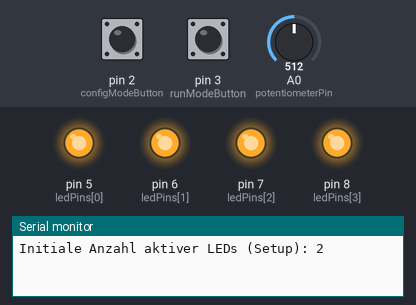
Bench run of a sketch on a simulated Arduino Uno, built with avr-gcc and run on an emulated ATmega328P. Parts: output pins drawn as LEDs (lit = HIGH), the last lines printed to the serial monitor. Inputs (shaded band) come from the test bench; at power-on: pin 3 (runModeButton) HIGH, pin 2 (configModeButton) HIGH, A0 (potentiometerPin) = 512.

Above: at 1.2 s.
1.3 s: pin 3 (runModeButton) pulled LOW for 0.15 s
4.3 s: pin 2 (configModeButton) pulled LOW for 0.15 s
At 5.5 s:
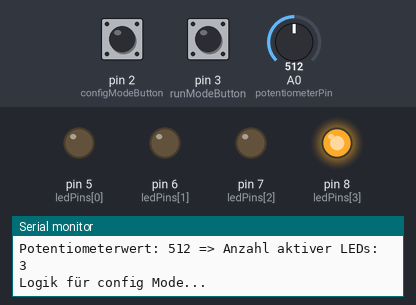
5.9 s: pin 3 (runModeButton) pulled LOW for 1 s
At 6.45 s:
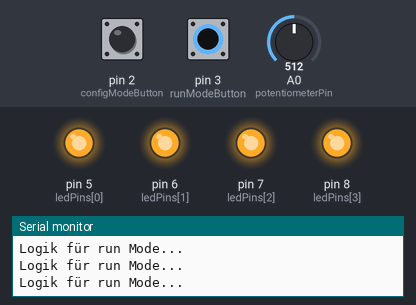
8.9 s: pin 2 (configModeButton) pulled LOW for 1 s
At 10.4 s:
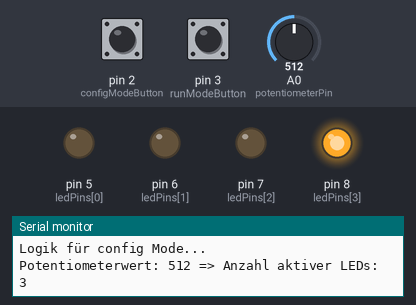
12.9 s: A0 (potentiometerPin) set to 756
15.9 s: A0 (potentiometerPin) set to 785
At 16.9 s:
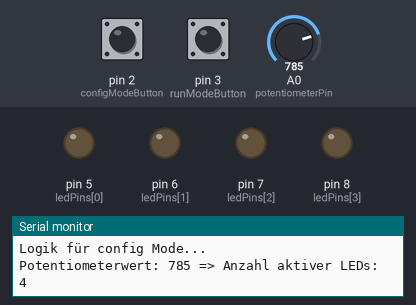
Timing chart, 0 to 18.4 s (numbered marks = the images above; inputs shaded):
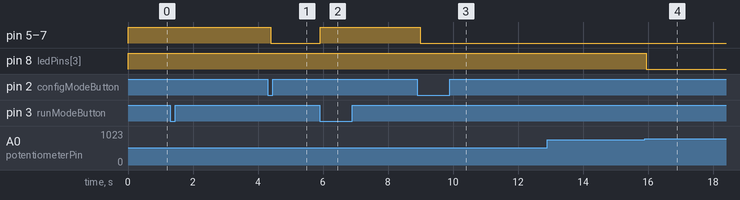

Measured:
- the behaviour switches between 767 and 768 on A0 (potentiometerPin) (found by bisection; images 3 and 4)
- after the input at 4.3 s, pin 5 (ledPins[0]), pin 6 (ledPins[1]), pin 7 (ledPins[2]): HIGH → LOW after 0.09 s
- after the input at 5.9 s, pin 5 (ledPins[0]), pin 6 (ledPins[1]), pin 7 (ledPins[2]): LOW → HIGH at once
- after the input at 8.9 s, pin 5 (ledPins[0]), pin 6 (ledPins[1]), pin 7 (ledPins[2]): HIGH → LOW after 0.09 s
- after the input at 15.9 s, pin 8 (ledPins[3]): HIGH → LOW after 0.05 s

The sketch:

ApproachLights2.ino
```cpp
// ********************************************************************************
// RTS SumSem 2025
// Exercise: ApproachLights 2
// Name: Sebastian Aybar
// Matr.Number: 1273441
// ********************************************************************************

const int ledPins[] = {5, 6, 7, 8};
const int maxLedPins = 4;
int numLedPins = 4;

int currentLED = 0;

const int configModeButton = 2;
const int runModeButton = 3;
const int potentiometerPin = A0;

// Variablen für Modi
int currentMode = 0; // 0 kein Mode, 1 configMode, 2 runMode

bool lastConfigModeButtonState = HIGH;
bool lastRunModeButtonState = HIGH;

void setup() {
  Serial.begin(9600);

  // Erst mal alle LED'S initialisieren
  for (int i = 0; i < maxLedPins; i++) {
    pinMode(ledPins[i], OUTPUT);
  }

  // Die Buttons für die Mode's
  pinMode(configModeButton, INPUT_PULLUP);
  pinMode(runModeButton, INPUT_PULLUP);

  // Alle LED's ausschalten
  for (int i = 0; i < maxLedPins; i++) {
    digitalWrite(ledPins[i], HIGH);
  }

  // Anfnags maxLedPins initialisieren falls wir als erstes den RunMode laufen lassen
  int potValue = analogRead(potentiometerPin);
  numLedPins = map(potValue, 0, 1023, 1, maxLedPins);
  numLedPins = constrain(numLedPins, 1, maxLedPins);
  Serial.print("Initiale Anzahl aktiver LEDs (Setup): ");
  Serial.println(numLedPins);
}

void loop() {

  bool configModeButtonState = digitalRead(configModeButton);
  bool runModeButtonState = digitalRead(runModeButton);

  if (lastConfigModeButtonState == HIGH && configModeButtonState == LOW) {
    currentMode = 1;
    Serial.println("Config Mode aktiviert...");
  }

  if (lastRunModeButtonState == HIGH && runModeButtonState == LOW) {
    currentMode = 2;
    currentLED = 0;
    // Die LED's die noch aus dem configMode leuchten ausschalten
    for (int i = 0; i < maxLedPins; i++) {
      digitalWrite(ledPins[i], HIGH);
    }
    Serial.println("Run Mode aktiviert...");
  }

  if (currentMode == 1) {
    Serial.println("Logik für config Mode...");
    int potValue = analogRead(potentiometerPin);
    numLedPins = map(potValue, 0, 1023, 1, maxLedPins+1);
    // numLedPins = constrain(numLedPins, 1, maxLedPins);

    Serial.print("Potentiometerwert: ");
    Serial.print(potValue);
    Serial.print(" => Anzahl aktiver LEDs: ");
    Serial.println(numLedPins);

    for (int i = 0; i < maxLedPins; i++) {
      if (i < numLedPins) {
        digitalWrite(ledPins[i], LOW);
      } else {
        digitalWrite(ledPins[i], HIGH);
      }
    }

    // delay(200);
  }


  if (currentMode == 2) {
    Serial.println("Logik für run Mode...");
    digitalWrite(ledPins[currentLED], LOW);
    delay(2);
    digitalWrite(ledPins[currentLED], HIGH);
    delay(60);
    delayMicroseconds(5);

    currentLED++;
    if (currentLED >= numLedPins) {
      currentLED = 0;
    }
  }

  lastConfigModeButtonState = configModeButtonState;
  lastRunModeButtonState = runModeButtonState;

}
```
